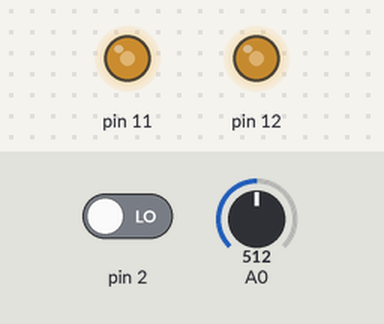
Recording of a sketch running on a simulated Arduino Mega 2560, built with avr-gcc and run on an emulated ATmega2560. Parts: output pins drawn as LEDs (lit = HIGH). The test bench sets the inputs (shaded band); at power-on: A0 = 512, pin 2 LOW. What the sketch prints to the serial monitor is not drawn.

Above: at 1.8 s.
1.9 s: A0 set to 716
At 2.7 s:
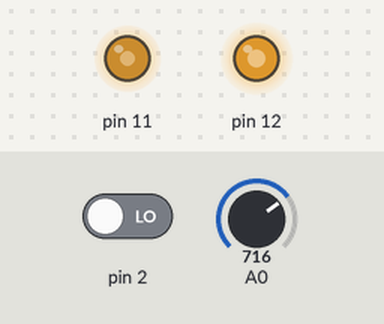
3.5 s: A0 set to 900
At 3.9 s:
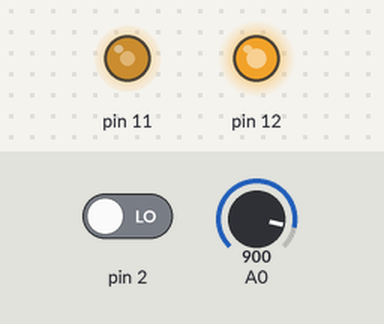
5.0 s: A0 set to 122
At 6.2 s:
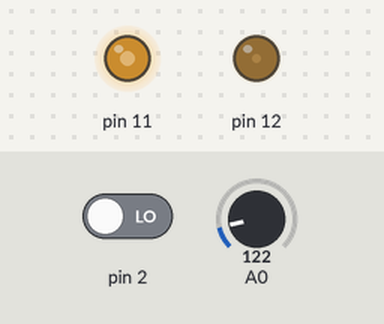
6.5 s: A0 set to 0
At 7.5 s:
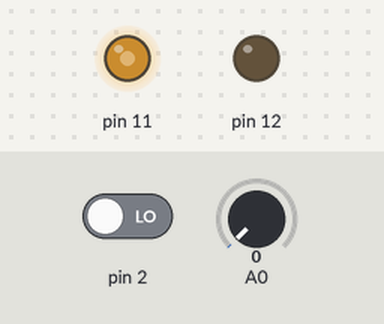
Timing chart, 0 to 9.0 s (numbered marks = the images above; inputs shaded):
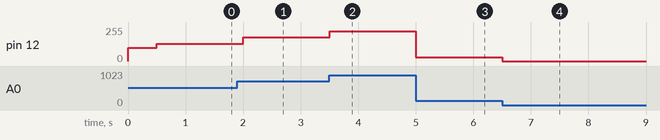

Measured:
- after the input at 1.9 s, pin 12: 128/255 → 178/255 after 0.10 s
- after the input at 3.5 s, pin 12: 178/255 → 224/255 at once
- after the input at 5.0 s, pin 12: 224/255 → 30/255 at once
- after the input at 6.5 s, pin 12: 30/255 → 0/255 at once

The sketch:

door_mechanism_simple.ino
```cpp
//
// Tennessee Technological University
// Tristan Hill - Jan 12, 2016 , updated May 05, 2020
//              - again Aug 12, 2020

// This script is for the Arduino Mega2560 in the 'Door Mechanism' control box
// the arduino interfaces witht the Roboteq SDC2160 Motor Controller and receives
// the 'optical feedback' signal from the firgelli linear actuator

// For testing there is pot on the Mega
// An analog voltage from a potentiometer is converted to a 10 bit value with ADC.
// The value is copied directly to a PWM duty value and the PWM
// signal is output directly to the analog input (0-5v) on the SDC2160 motor controller.
// This is very crude but it works suprisingly well.
//
// Now, the MCU is counting pulses from the actuator but there is only one pulse signal
// so there is no direction  ?!?!? im stuck !?!?!
// user def funs prototypes here

//double map_double(double x, double in_min, double in_max, double out_min, double out_max);


// global from ADC
int adc_val;

int mot_val;


// interrupt counters
volatile int16_t counts=0;


// define the ISR functions
ISR(INT4_vect)
{
  if (mot_val>350){
    counts++;
  }else{
    counts--;
  }

  //PORTB |= 0b00000001; // turn on LED
  TIFR4 |= (1<<ICF4); //clear the flag (not sure this is working)
}


void setup() {
  // put your setup code here, to run once:

  // setup serial monitior
  Serial.begin(9600);          //  setup serial
  while (!Serial);
  Serial.println("Door Mechanism - ME4370!");

  // PWM OUTPUT
  // Set up timer to toggle OC1A (PB5, pin11) on match of OCR1A in Fast PWM mode
  // also add  OC1B (PB6, pin12) on match of OCR1B in Fast PWM mode

  // 10 bit fast pwm mode, normal port operation
  TCCR1A |= (1<<COM1A1) | (1<<WGM11) | (1<<WGM10) | (1<<COM1B1);
  // set up timer with prescaler and Fast 10 bit PWM mode (mode 7, bits WGM13:0)

  // prescale 1 (none)
  TCCR1B |= (1<<WGM12)  | (1<<CS10);                //CS12:0=001 -> 15.63 kHz
  TCCR1B &= ~(1<<CS11) & ~(1<<CS12);

  // Set compare value to 1Hz at 16MHz AVR clock ???
  // whenever a match occurs OC1A toggles
  OCR1A = 555 ; // this values controls the duty cycle, duty(%)=OCR1A/255*100
  OCR1B = 400 ; // 0-300 is reverse       // I am running a PWM -> Analog Input directly
                // 300-400 is the center  // the deadband is adjustable in Roborun (roboteq)
                // 400-700 is forward    // these are very approximate
                // past that is dead for some reason

  //DDRB |= B00100000; // PB5 (pin 11 on mega) as output
  DDRB |= (1<<PB5) | (1<<PB6); //data direction register

  // setup analog to digital converter
  ADMUX |= B01100000;
  // Set ADC reference to AVREF (bit7-6,REFS1-0)
  // Left adjust ADC result to allow easy 8 bit reading (bit5,ADLAR)
  // Use AC0 (bit4-0,MUX4-0)

  ADCSRA |= B10000111;
  // Enable ADC (bit7,ADEN)
  // Start A2D Conversions (bit6,ADSC)
  // Dont Enable auto trigger (bit5,ADATE)
  // Clear Interrupt Flag (bit4,ADIF)
  // Enable Interrupts (bit3,ADIE)
  // Set ADC prescalar to 128 - 125KHz sample rate @ 16MHz (bit 0-2,ADPS2-0)

  //setup external interrupts, INT4(PE4,pin2)
  cli(); //turn interrupts off during setup
  DDRE &= 0b11101111; // PE4 as input
  EICRB |= 0b00000011;  // 'rising edge' trigger on INT4 (table 15-3)
  EIMSK |= 0b00010000; //external interrupt request enable on INT4 and INT5
  sei(); //turn interrupts on for use

}

void loop() {
  // put your main code here, to run repeatedly:

  delay(500);

  ADCSRA |= (1<<ADSC); //start conversions
  while (!(ADCSRA&B00010000)); // wait for conversion flag(ADIF)
  adc_val=ADCL>>6|ADCH<<2; // IMPORTANT !!! access ADCL before ADCH !!!
  mot_val=adc_val;

  OCR1B=mot_val;

  Serial.println("Counts:");
  Serial.println(counts);

}

/*
// this fuction maps a double from one range to another
double map_double(double x, double in_min, double in_max, double out_min, double out_max) {
  return (x - in_min) * (out_max - out_min) / (in_max - in_min) + out_min;
}
*/
```
